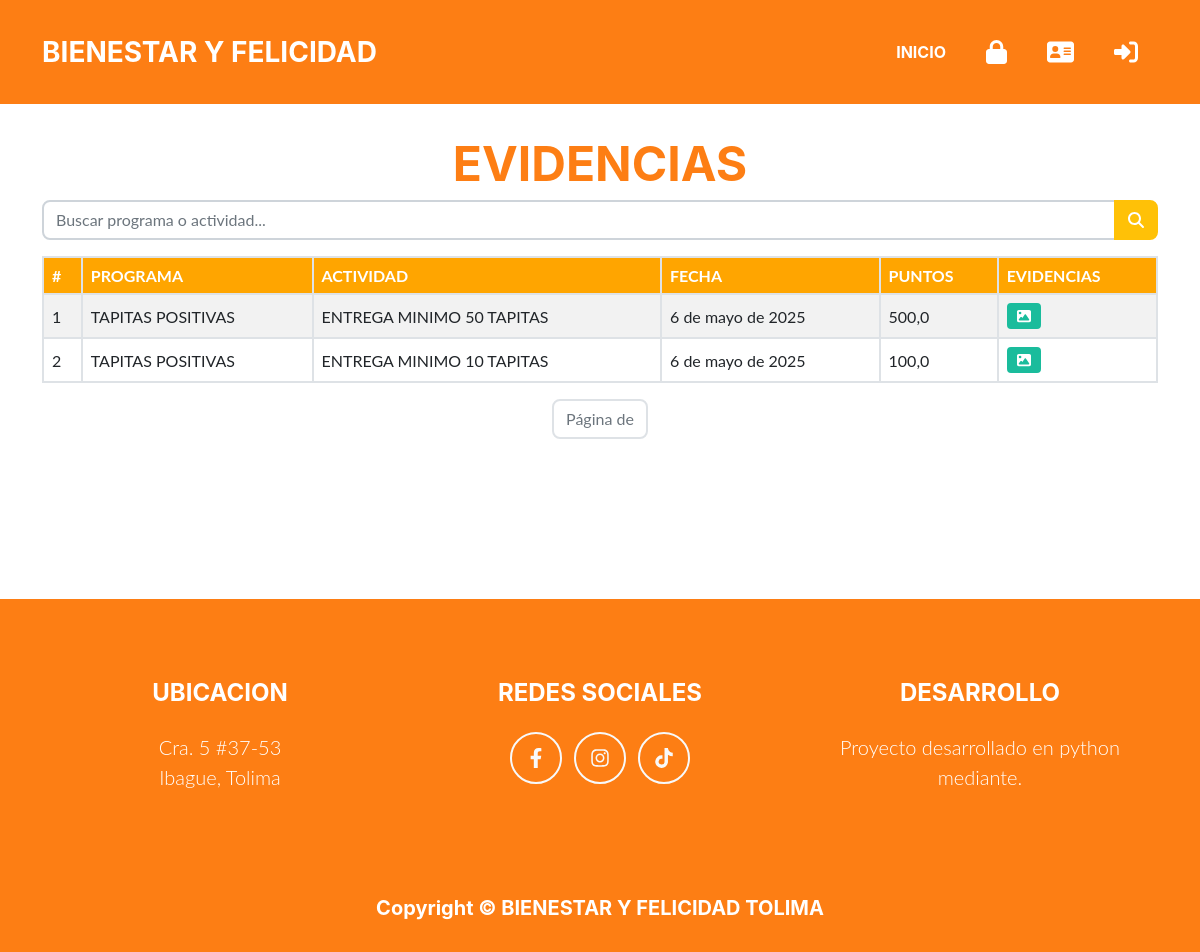
Page /evidencias/28687199 (signed in) on the committed database.
### apps/puntos/models.py (models this page shows, shortened)
class Puntos(models.Model):
    usuario = models.ForeignKey(Usuarios, on_delete=models.CASCADE, related_name="Usuarios")
    programa = models.ForeignKey(Programa, on_delete=models.CASCADE, related_name="Programas")
    actividad = models.ForeignKey(Actividad, on_delete=models.CASCADE, related_name="Actividades")
    fecha = models.DateField("Fecha", auto_now_add=True)
    puntos = models.FloatField("Puntos", default=1000)
    evidencia = models.ImageField("Evidencias", upload_to="evidencia/", null=True, blank=True)
    class Meta:
        verbose_name = "Punto"
        verbose_name_plural = "Puntos"

### apps/programas/models.py (models this page shows)
class Programa(models.Model):
    nombre = models.CharField('Programas', max_length=100)
    class Meta:
        verbose_name = "Programa"
        verbose_name_plural = "Programas"
    def __str__(self):
        return f'{ self.nombre }'

### apps/actividades/models.py (models this page shows, shortened)
class Actividad(models.Model):
    nombre = models.CharField('Nombre de la actividad', max_length=150)
    puntos = models.FloatField('Puntos (+/-)')
    programa = models.ForeignKey(Programa, on_delete=models.CASCADE, related_name='actividades')
    class Meta:
        verbose_name = "Actividad"
        verbose_name_plural = "Actividades"

### apps/usuarios/views.py (the view)
# urls.py: path('evidencias/<int:id_usuario>', login_required(evidencias_points), name="puntos_evidencias"),
@login_required(login_url='/accounts/login/')
def evidencias_points(request, id_usuario):
    puntos = Puntos.objects.filter(usuario=id_usuario)
    query = request.GET.get('q', '')
    if query:
        puntos = puntos.filter(
            Q(programa__nombre__icontains=query) |
            Q(actividad__nombre__icontains=query)
        )
    paginator = Paginator(puntos, 10)
    page_number = request.GET.get('page')
    puntos_paginados = paginator.get_page(page_number)
    return render(request, 'registration/evidence.html', {
        'puntos': puntos_paginados,
        'query': query,
    })

### apps/usuarios/templates/registration/evidence.html (shortened to what this page needs)
{% load static %}
<html lang="en">
    <head>
        <link rel="stylesheet" href="https://cdn.jsdelivr.net/npm/bootstrap-icons/font/bootstrap-icons.css">
        <link href="{% static "css/usuario.styles.css" %}" rel="stylesheet" />
    </head>
    <body id="page-top">
        <nav class="navbar navbar-expand-lg bg-secondary text-uppercase fixed-top" id="mainNav">
            <div class="container">
                <a class="navbar-brand" href="#page-top">BIENESTAR Y FELICIDAD</a>
                <div class="collapse navbar-collapse" id="navbarResponsive">
                    <ul class="navbar-nav ms-auto">
                        <li class="nav-item mx-0 mx-lg-1">
                            <a class="nav-link py-3 px-0 px-lg-3 rounded" href="/">
                                Inicio
                            </a>
                        </li>
                        {% if user.is_authenticated %}
                            {% if user.is_staff %}
                                <li class="nav-item mx-0 mx-lg-1">
                                    <a class="nav-link py-3 px-0 px-lg-3 rounded" href="{% url "admin_panel" %}" target="_blank">
                                        <i class="fa-solid fa-lock fs-4"></i>
                                    </a>
                                </li>
                            {% endif %}
                            <li class="nav-item mx-0 mx-lg-1">
                                <a class="nav-link py-3 px-0 px-lg-3 rounded" href="{% url "perfil" user.numero_documento %}">
                                    <i class="fa-solid fa-address-card fs-4"></i>
                                </a>
                            </li>
                            <li class="nav-item mx-0 mx-lg-1">
                                <a class="nav-link py-3 px-0 px-lg-3 rounded" href="{% url "salir" %}">
                                    <i class="fa-solid fa-right-to-bracket fs-4"></i>
                                </a>
                            </li>
                        {% endif %}
                    </ul>
                </div>
            </div>
        </nav>
        <section class="page-section">
            <div class="container my-5">
                <h2 class="page-section-heading text-center text-uppercase text-secondary mb-0">EVIDENCIAS</h2>
                <form method="get" class="mt-3">
                    <div class="input-group">
                        <input type="text" name="q" class="form-control" placeholder="Buscar programa o actividad..." value="{{ request.GET.q }}">
                        <button type="submit" class="btn btn-warning text-white"><i class="fa-solid fa-magnifying-glass"></i></button>
                    </div>
                </form>
                <div class="row justify-content-center">
                    <div class="col-lg-12">
                        <div class="table-responsive">
                            <table class="table table-striped table-hover table-bordered align-middle">
                                <thead style="background-color: orange; color: white;">
                                    <tr>
                                        <th>#</th>
                                        <th>PROGRAMA</th>
                                        <th>ACTIVIDAD</th>
                                        <th>FECHA</th>
                                        <th>PUNTOS</th>
                                        <th>EVIDENCIAS</th>
                                    </tr>
                                </thead>
                                <tbody>
                                    {% for evidencia in puntos %}
                                    <tr>
                                        <td scope="col">{{ forloop.counter }}</td>
                                        <td>{{ evidencia.programa }}</td>
                                        <td>{{ evidencia.actividad.nombre }}</td>
                                        <td>{{ evidencia.fecha }}</td>
                                        <td>{{ evidencia.puntos }}</td>
                                        <td>
                                            {% if evidencia.evidencia %}
                                                <a href="{{ evidencia.evidencia.url }}" target="_blank" class="btn btn-sm btn-primary">
                                                    <i class="fa-solid fa-image"></i>
                                                </a>
                                            {% else %}
                                                <span class="text-muted">Sin evidencia</span>
                                            {% endif %}
                                        </td>
                                    </tr>
                                    {% endfor %}
                                </tbody>
                            </table>
                            <nav>
                                <ul class="pagination justify-content-center">
                                    <li class="page-item disabled">
                                        <span class="page-link">Página {{ usuarios.number }} de {{ usuarios.paginator.num_pages }}</span>
                                    </li>
                                </ul>
                            </nav>
                        </div>
                    </div>
                </div>
            </div>
        </section>
        <footer class="footer text-center">
            <div class="container">
                <div class="row">
                    <div class="col-lg-4 mb-5 mb-lg-0">
                        <h4 class="text-uppercase mb-4">UBICACION</h4>
                        <p class="lead mb-0">
                            Cra. 5 #37-53
                            <br />
                            Ibague, Tolima
                        </p>
                    </div>
                    <div class="col-lg-4 mb-5 mb-lg-0">
                        <h4 class="text-uppercase mb-4">REDES SOCIALES</h4>
                        <a class="btn btn-outline-light btn-social mx-1" href="#!"><i class="fab fa-fw fa-facebook-f"></i></a>
                        <a class="btn btn-outline-light btn-social mx-1" href="#!"><i class="fab fa-fw fa-instagram"></i></a>
                        <a class="btn btn-outline-light btn-social mx-1" href="#!"><i class="fab fa-fw fa-tiktok"></i></a>
                    </div>
                    <div class="col-lg-4">
                        <h4 class="text-uppercase mb-4">DESARROLLO</h4>
                        <p class="lead mb-0">
                            Proyecto desarrollado en python mediante.
                        </p>
                    </div>
                </div>
            </div>
        </footer>
        <div class="copyright py-4 text-center text-white" style="background-color: #fd7e14 !important; color: white;">
            <div class="container"><h5>Copyright &copy; BIENESTAR Y FELICIDAD TOLIMA</h5></div>
        </div>
    </body>
</html>

### rows in the picture
Puntos: programa "TAPITAS POSITIVAS", actividad.nombre "ENTREGA MINIMO 50 TAPITAS", fecha "6 de mayo de 2025", puntos "500,0"
Puntos: programa "TAPITAS POSITIVAS", actividad.nombre "ENTREGA MINIMO 10 TAPITAS", fecha "6 de mayo de 2025", puntos "100,0"
